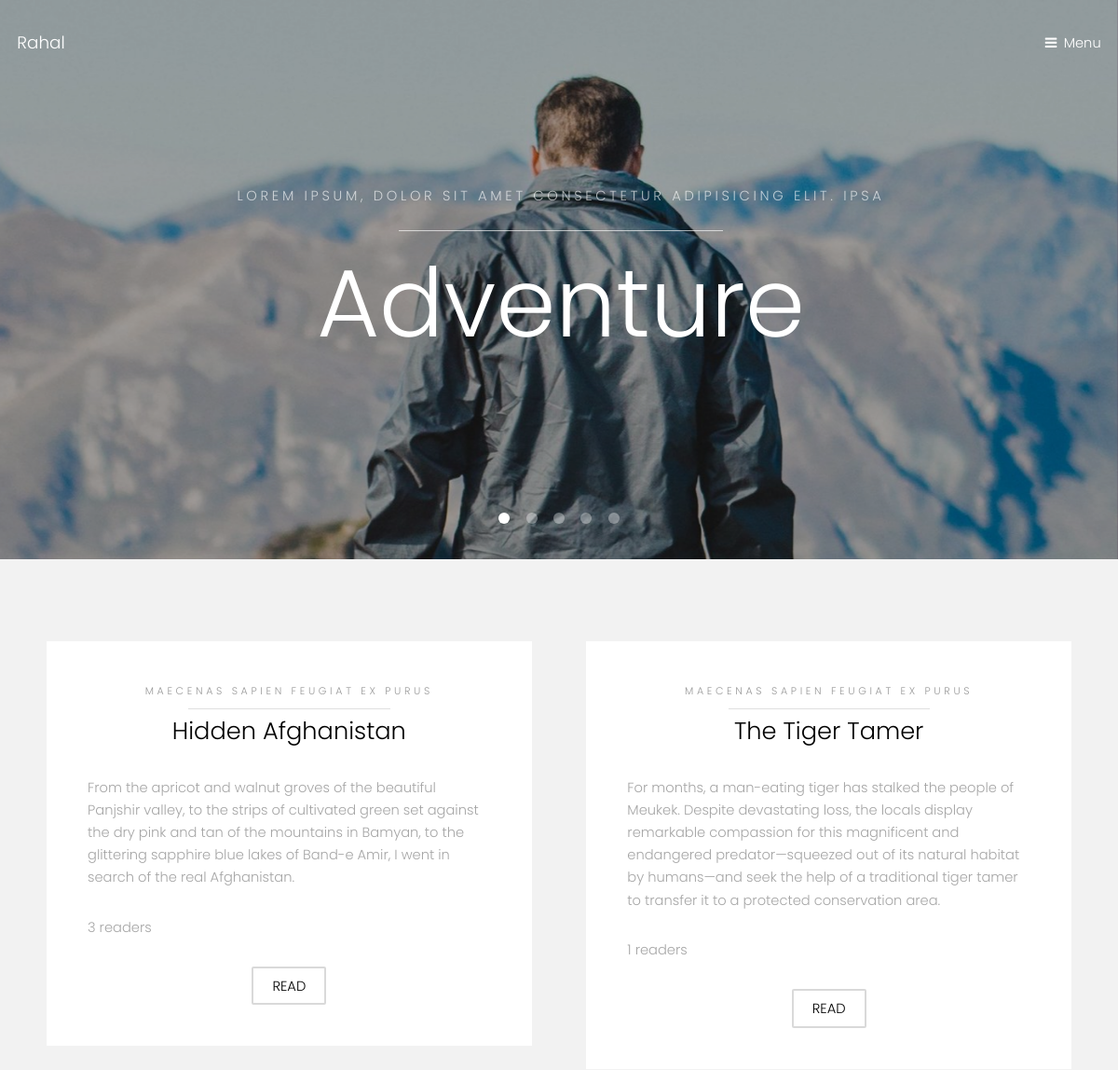
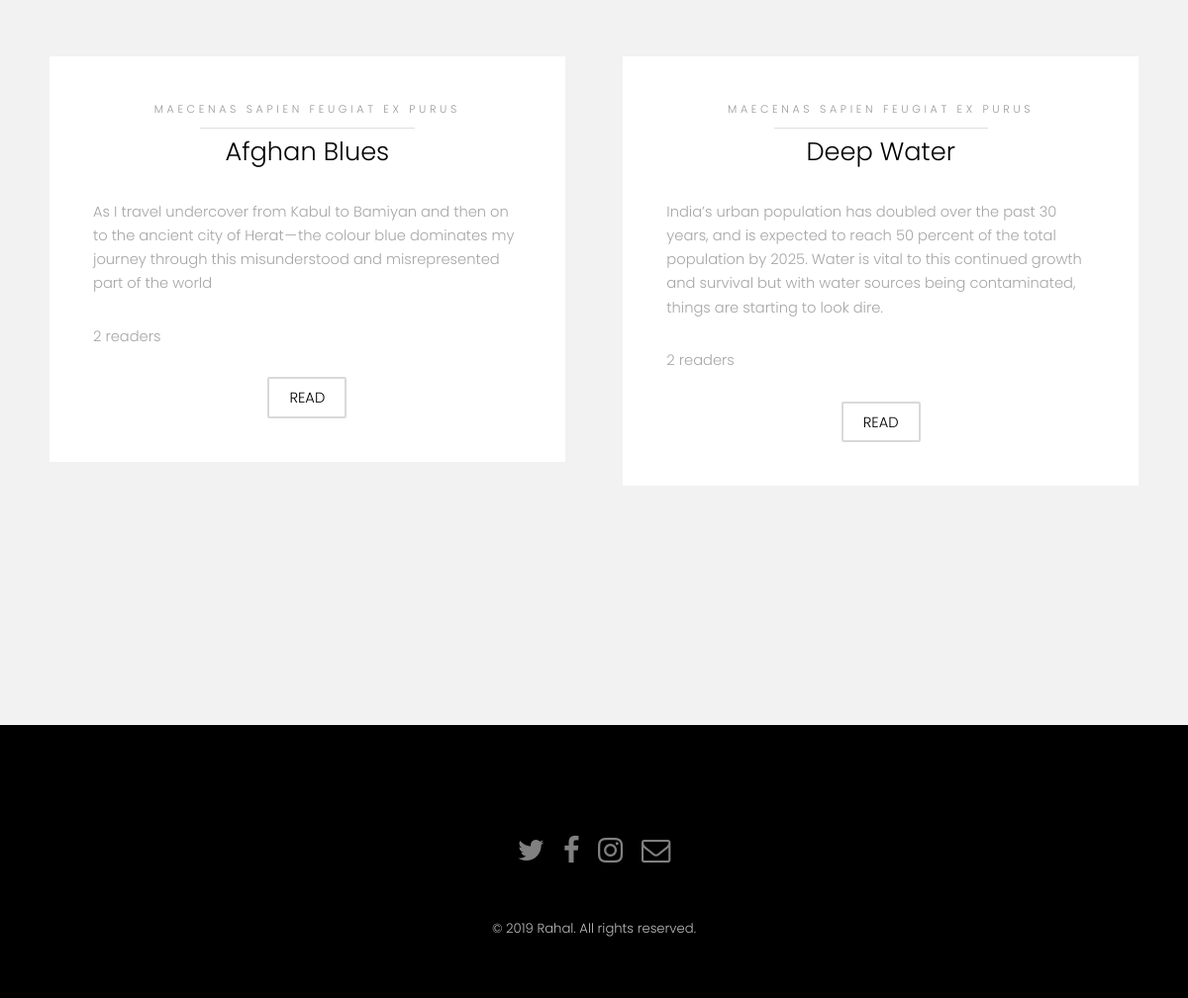
The page / on the database its author committed (2 pictures, top to bottom).
### first_app/models.py (models this page shows, shortened)
class blog(models.Model):
    TYPE_CHOICES=[
        ('advice','Advice'),
        ('story','Story'),
        (None,'Choose')
        ]
    COUNTRY_CHOICES=[
        ('India','India'),
        ('Afghanistan','Afghanistan'),
        ('Indonesia','Indonesia'),
        (None,'Choose')
        ]
    title=models.CharField(max_length=100)
    Type=models.CharField(max_length=6,choices=TYPE_CHOICES)
    content=models.TextField()
    publication_date=models.DateField(auto_now_add=True)
    readers=models.CharField(max_length=10,default='0')
    country=models.CharField(max_length=11,choices=COUNTRY_CHOICES)
    picture = models.ImageField(upload_to='blogPics')
    blogger=models.ForeignKey(User,on_delete=models.CASCADE, default=None)

### first_app/views.py (the view)
# urls.py: 2. Add a URL to urlpatterns:  path('', views.home, name='home')
def home(request):
    blog_obj=blog.objects.all()
    data = {'blog':blog_obj}
    return render(request, "index.html", data)

### template/index.html (shortened to what this page needs)
<!DOCTYPE HTML>
{%load static%}
<html>
<head>
	<link rel="stylesheet" href="{%static 'css/main.css'%}" />
</head>
<body>
	<header id="header" class="alt">
		<div class="logo"><a href="{% url 'home'%}">Rahal </a></div>
		<a href="#menu">Menu</a>
	</header>
	<section class="banner full">
		<article>
			<div class="inner">
				<header>
					<p>Lorem ipsum, dolor sit amet consectetur adipisicing elit. Ipsa</p>
					<h2>Adventure</h2>
				</header>
			</div>
		</article>
	</section>
	<section id="one" class="wrapper style2">
		<div class="inner">
			<div class="grid-style">
				{% for i in blog %}
				<div>
					<div class="box">
						<div class="content">
							<header class="align-center">
								<p>maecenas sapien feugiat ex purus</p>
								<h2>{{i.title}}</h2>
							</header>
							<p> {{i.content}}</p>
							<p>{{i.readers}} readers</p>
							<footer class="align-center">
								<a href="{% url 'detials' i.pk %}" class="button alt">Read</a>
							</footer>
						</div>
					</div>
				</div>
				{% endfor %}
			</div>
		</div>
	</section>
	<section id="three" class="wrapper style2"></section>
	<footer id="footer">
		<div class="container">
			<ul class="icons">
				<li><a href="#" class="icon fa-twitter"><span class="label">Twitter</span></a></li>
				<li><a href="#" class="icon fa-facebook"><span class="label">Facebook</span></a></li>
				<li><a href="#" class="icon fa-instagram"><span class="label">Instagram</span></a></li>
				<li><a href="#" class="icon fa-envelope-o"><span class="label">Email</span></a></li>
			</ul>
		</div>
		<div class="copyright">
			&copy; 2019 Rahal. All rights reserved.
		</div>
	</footer>
</body>
</html>

### rows shown on the page
blog: title "Hidden Afghanistan", content "From the apricot and walnut groves of the beautiful Panjshir valley, to the strips of cultivated green set against the dry pink and tan of the mountains in Bamyan, to the glittering sapphire blue lakes of Band-e Amir, I went in search of the real Afghanistan.", readers "3"
blog: title "The Tiger Tamer", content "For months, a man-eating tiger has stalked the people of Meukek. Despite devastating loss, the locals display remarkable compassion for this magnificent and endangered predator—squeezed out of its natural habitat by humans—and seek the help of a traditional tiger tamer to transfer it to a protected conservation area.", readers "1"
blog: title "Afghan Blues", content "As I travel undercover from Kabul to Bamiyan and then on to the ancient city of Herat — the colour blue dominates my journey through this misunderstood and misrepresented part of the world", readers "2"
blog: title "Deep Water", content "India’s urban population has doubled over the past 30 years, and is expected to reach 50 percent of the total population by 2025. Water is vital to this continued growth and survival but with water sources being contaminated, things are starting to look dire.", readers "2"
